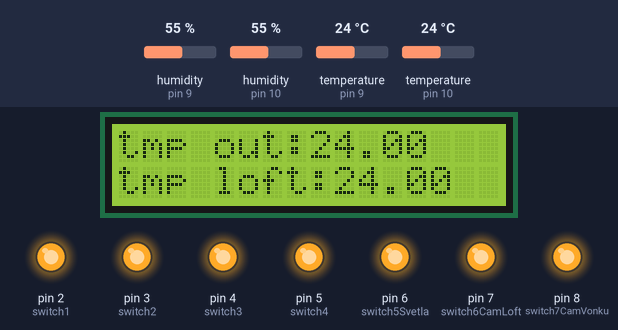
Recording of a sketch running on a simulated Arduino Uno, built for the host (arithmetic inside an expression is 32-bit, double 64-bit). Shown: 16×2 character LCD, output pins drawn as LEDs (lit = HIGH). Inputs (shaded band) come from the test bench; at power-on: temperature (sensors on pin 9, pin 10) 24 °C, humidity (sensors on pin 9, pin 10) 55 %. Pins used as bus, display or sensor lines are not drawn; what the sketch prints to the serial monitor is not drawn.

Above: at 5.2 s.
5.3 s: temperature (sensor on pin 9) set to 12 °C
At 9.5 s:
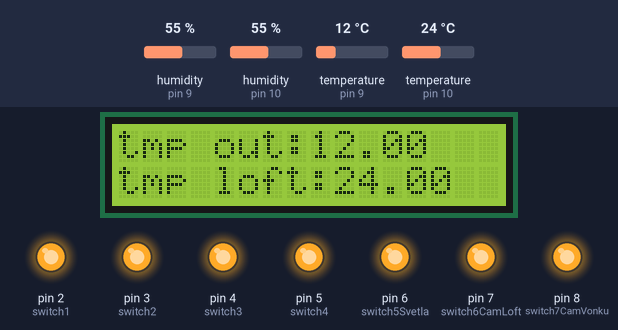
10.9 s: temperature (sensor on pin 10) set to 12 °C
At 14.5 s:
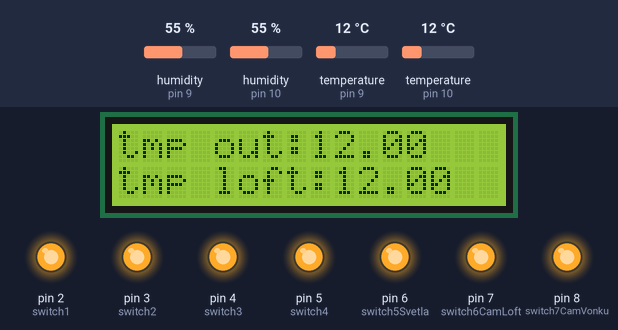
16.5 s: temperature (sensor on pin 9) set to 19 °C
At 19.6 s:
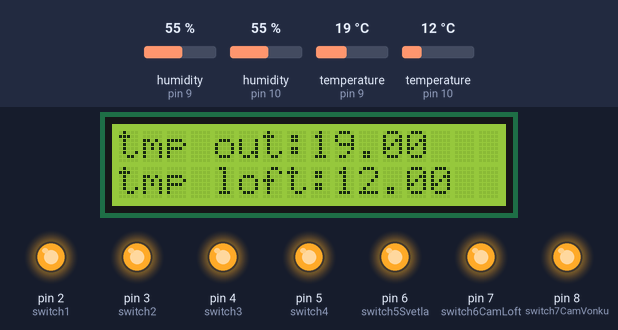
22.1 s: temperature (sensor on pin 10) set to 19 °C
At 24.6 s:
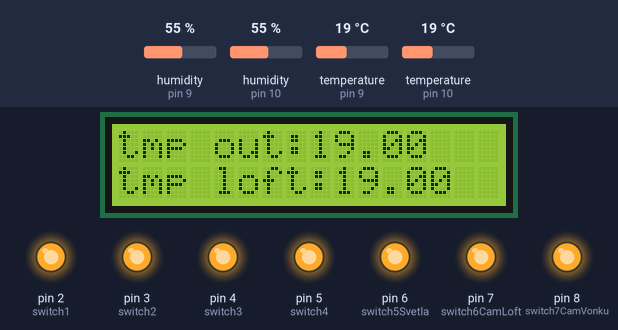
27.7 s: temperature (sensor on pin 9) set to 28 °C
At 29.7 s:
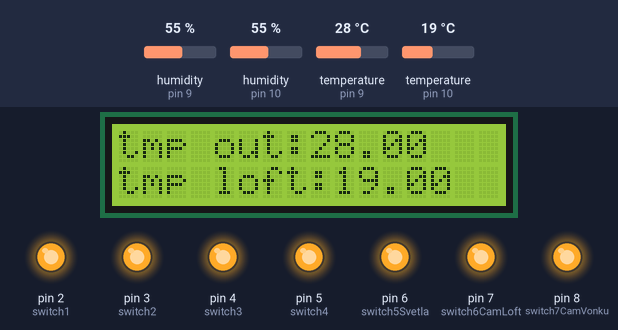
33.3 s: temperature (sensor on pin 10) set to 28 °C
At 34.7 s:
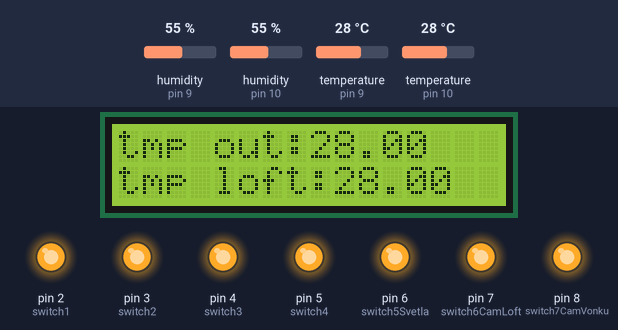
Timing chart, 0 to 36.3 s (numbered marks = the images above; inputs shaded):
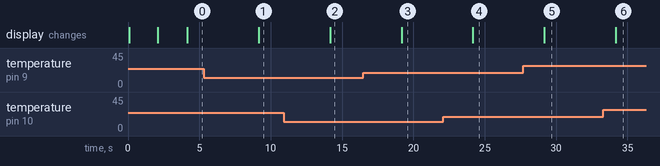

Measured:
- after the input at 5.3 s, the display: changes after 3.9 s (image 1)
- after the input at 10.9 s, the display: changes after 3.3 s (image 2)
- after the input at 16.5 s, the display: changes after 2.7 s (image 3)
- after the input at 22.1 s, the display: changes after 2.1 s (image 4)
- after the input at 27.7 s, the display: changes after 1.5 s (image 5)
- after the input at 33.3 s, the display: changes after 0.87 s (image 6)

The sketch:

ml-loft-arduino-v01.ino
```cpp
#include <EtherCard.h>
#include <DHT.h>
#include <Wire.h>
#include <LiquidCrystal_I2C.h>

LiquidCrystal_I2C lcd(0x3F, 16, 2);

static byte mymac[] = { 0x47,0x69,0x69,0x2D,0x30,0x21 };
static byte myip[] = { 192,168,1,151 };
static byte gwip[] = { 192,168,1,1 };
static byte hisip[] = { 192,168,1,2 };

byte Ethernet::buffer[300];
static uint32_t timer;
const char website[] PROGMEM = "pastwo.ddns.net";

#define DHTTYPE DHT11
DHT dhtVonku(9, DHTTYPE);
DHT dhtLoft(10, DHTTYPE);
String tempVonku;
String tempLoft;

int switch1 = 2;
int switch2 = 3;
int switch3 = 4;
int switch4 = 5;
int switch5Svetla = 6;
int switch6CamLoft = 7;
int switch7CamVonku = 8;
int switch8Fan = 9;

void setup () {
  Serial.begin(9600);
  delay(10);

  Serial.println("Starting...");

  lcd.begin();
  lcd.backlight();
  lcd.print("Starting");
  lcd.setCursor ( 0, 1 );
  //lcd.print ("...");
  delay(2000);

  pinMode(switch1, OUTPUT);
  pinMode(switch2, OUTPUT);
  pinMode(switch3, OUTPUT);
  pinMode(switch4, OUTPUT);
  pinMode(switch5Svetla, OUTPUT);
  pinMode(switch6CamLoft, OUTPUT);
  pinMode(switch7CamVonku, OUTPUT);
  pinMode(switch8Fan, OUTPUT);

  digitalWrite(switch1, HIGH);
  digitalWrite(switch2, HIGH);
  digitalWrite(switch3, HIGH);
  digitalWrite(switch4, HIGH);
  digitalWrite(switch5Svetla, HIGH);
  digitalWrite(switch6CamLoft, HIGH);
  digitalWrite(switch7CamVonku, HIGH);
  digitalWrite(switch8Fan, HIGH);

  ether.hisport = 82;
  if (ether.begin(sizeof Ethernet::buffer, mymac, 10) == 0){
    Serial.println(F("Failed to access Ethernet controller"));
  }
  ether.staticSetup(myip, gwip);


  //if (!ether.dhcpSetup())
  //{
    //Serial.println("Failed to get configuration from DHCP");
    //while(1);
  //}
  //else
    //Serial.println("DHCP configuration done");

  //if (!ether.dnsLookup(website))
  //{
    //Serial.println("DNS failed");
    //while(1);
  //}
  //else
    //Serial.println("DNS resolution done");

  ether.copyIp(ether.hisip, hisip);
  ether.printIp("SRV IP:\t", ether.hisip);
  ether.printIp("My IP: ", ether.myip);
  //ether.printIp("Server: ", ether.hisip);

  //while (ether.clientWaitingGw())
    //ether.packetLoop(ether.packetReceive());
  //Serial.println("Gateway found");

  dhtVonku.begin();
  dhtLoft.begin();

  lcd.setCursor (0, 0);
  lcd.print("Connected");
  delay(2000);
  //lcd.print ("ip:"+ether.myip);
}

void loop () {
  ether.packetLoop(ether.packetReceive());

  if (millis() > timer) {
    timer = millis() + (5000);

    tempVonku = dhtVonku.readTemperature();
    tempLoft = dhtLoft.readTemperature();
    Serial.println("tempVonku: "+tempVonku);
    Serial.println("tempLoft: "+tempLoft);

    lcd.setCursor (0, 0);
    lcd.print("tmp out:"+ tempVonku);
    lcd.setCursor ( 0, 1 );
    lcd.print("tmp loft:"+ tempLoft);

    char buff[128]="";
    sprintf (buff, "index.php?action=multi&type1=3&temp1=%d&humidity1=%d&type2=1&temp2=%d&humidity2=%d&id=7", (int)dhtLoft.readTemperature(), (int)dhtLoft.readHumidity(), (int)dhtVonku.readTemperature(), (int)dhtVonku.readHumidity() );

    ether.browseUrl(PSTR("/"), buff, website, my_callback);
    if(tempLoft.toInt()>27){
      digitalWrite(switch8Fan, HIGH);
    } else {
      digitalWrite(switch8Fan, LOW);
    }
  }
}

void my_callback(byte status, word off, word len) {
   char * buff;
   Ethernet::buffer[off+len] = 0;
   buff = strtok((char*) Ethernet::buffer + off, "#");
   Serial.println("parstujem kameru");

   //Serial.println(buff);
   char *s;
   s = strstr(buff, "pastwo1pastwo");
   if (s != NULL){
     Serial.println("zapinam kameru");
     digitalWrite(switch6CamLoft, HIGH);
   }else{
     digitalWrite(switch6CamLoft, LOW);
     Serial.println("vypinam kameru");
   }
}
```
